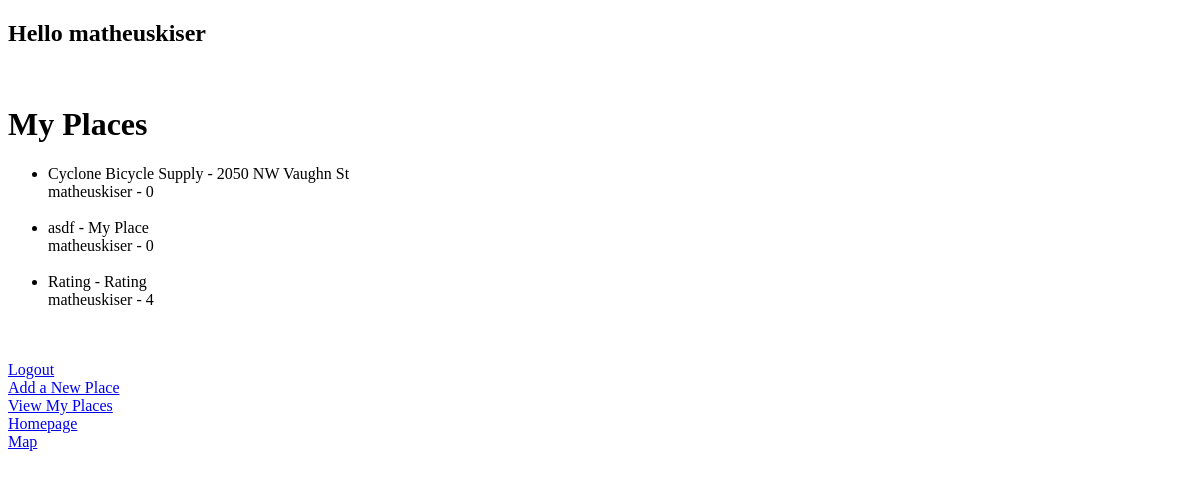
Page /points/my_places/ (signed in) on the earlier database version.
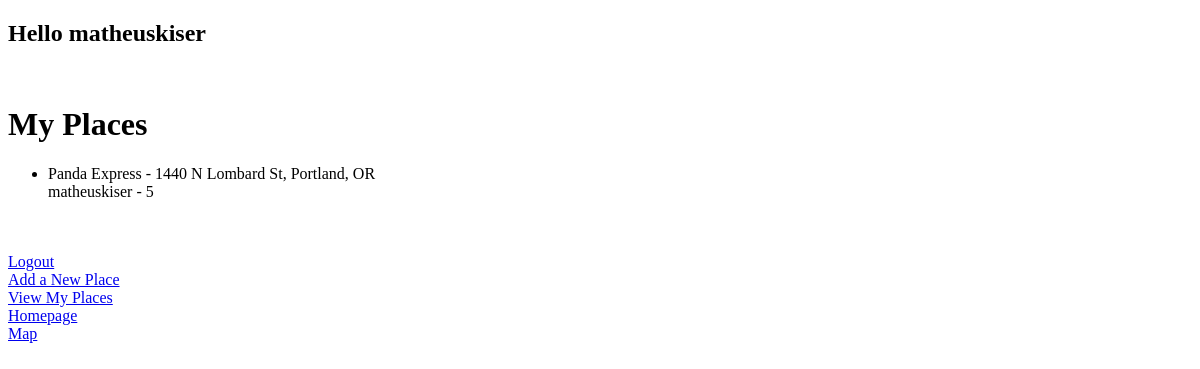
Same page on the later database version.
### points/models.py (models this page shows, shortened)
class Place(models.Model):
    author = models.ForeignKey(User)
    address = models.CharField(max_length=300)
    name = models.CharField(max_length=100)
    rating = models.IntegerField(default=0)
    latitude = models.FloatField(default=0)
    longitude = models.FloatField(default=0)

### points/views.py (the view)
def my_places(request):
    user = request.user
    places = Place.objects.all().filter(author=user)
    return render(request, 'points/my_places.html', {'places': places})

### points/templates/points/my_places.html (shortened to what this page needs)
{% extends 'base.html' %}
{% block body_block %}
    <h2>Hello {{ user.username }}</h2>
    <br />
    <h1>My Places</h1>
    <ul>
        {% for place in places %}
        <li>{{ place.name }} - {{ place.address }}<br>{{ place.author }} - {{ place.rating }}</li><br>
        {% endfor %}
    </ul>
{% endblock %}

### points/templates/base.html (shortened to what this page needs)
<!DOCTYPE html>
{% load staticfiles %}
<html>
<head>
</head>
<body>
    {% block body_block %}{% endblock %}
    <br>
    {% if user.is_authenticated %}
        <a href="{% url 'auth_logout' %}?next=/accounts/login/">Logout</a><br>
        <a href="/points/add_place/">Add a New Place</a><br>
        <a href="/points/my_places/">View My Places</a><br>
    {% else %}
        <a href="{% url 'registration_register' %}">Register</a><br>
        <a href="{% url 'auth_login' %}">Login</a><br>
    {% endif %}
    <a href="/points/">Homepage</a><br>
    <a href="/points/map_view/">Map</a><br>
</body>
</html>

Differences in the rows shown:
removed Place: name "Cyclone Bicycle Supply", address "2050 NW Vaughn St", author "matheuskiser", rating "0"
removed Place: name "asdf", address "My Place", author "matheuskiser", rating "0"
removed Place: name "Rating", address "Rating", author "matheuskiser", rating "4"
added Place: name "Panda Express", address "1440 N Lombard St, Portland, OR", author "matheuskiser", rating "5"
